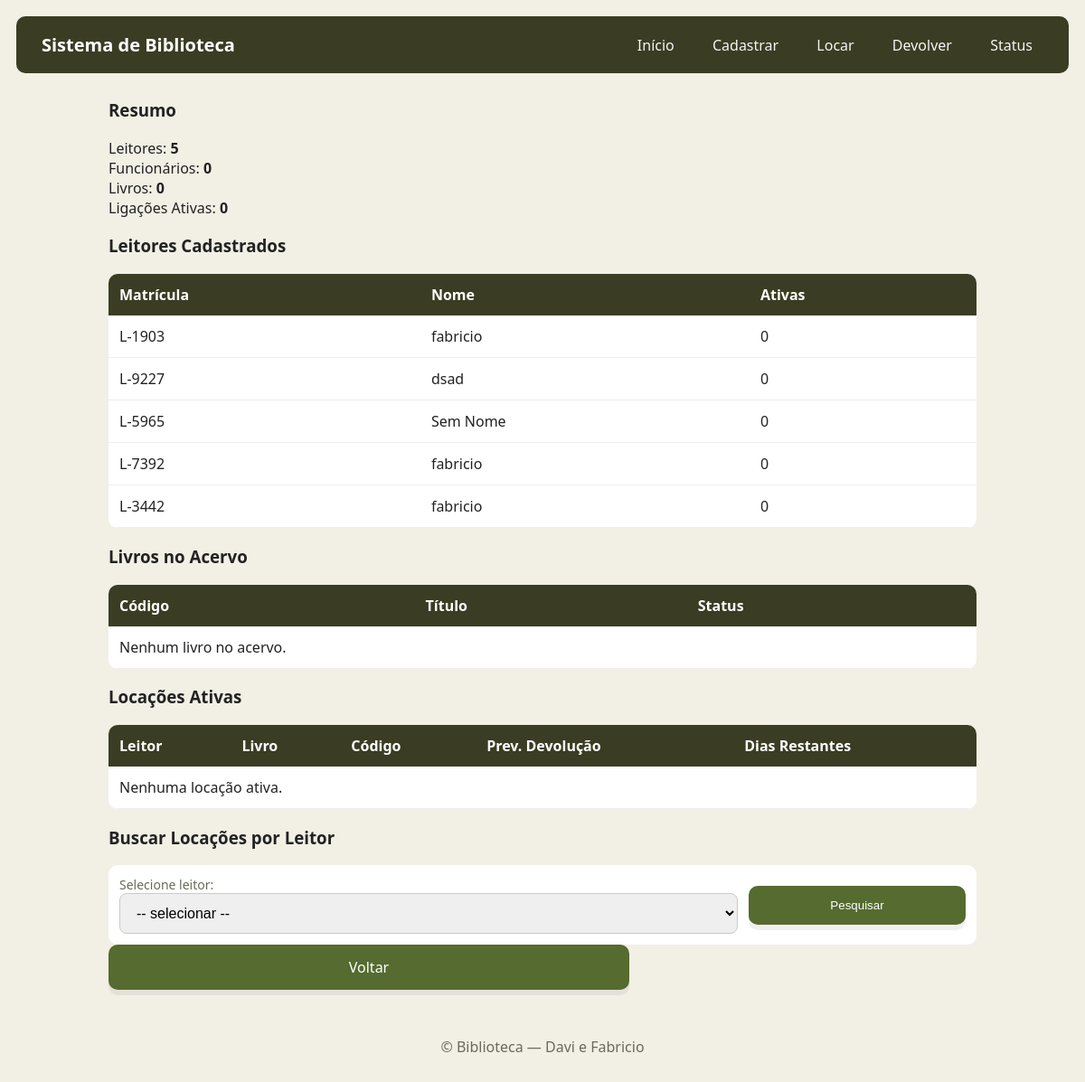
The page /status on the database as committed earlier.
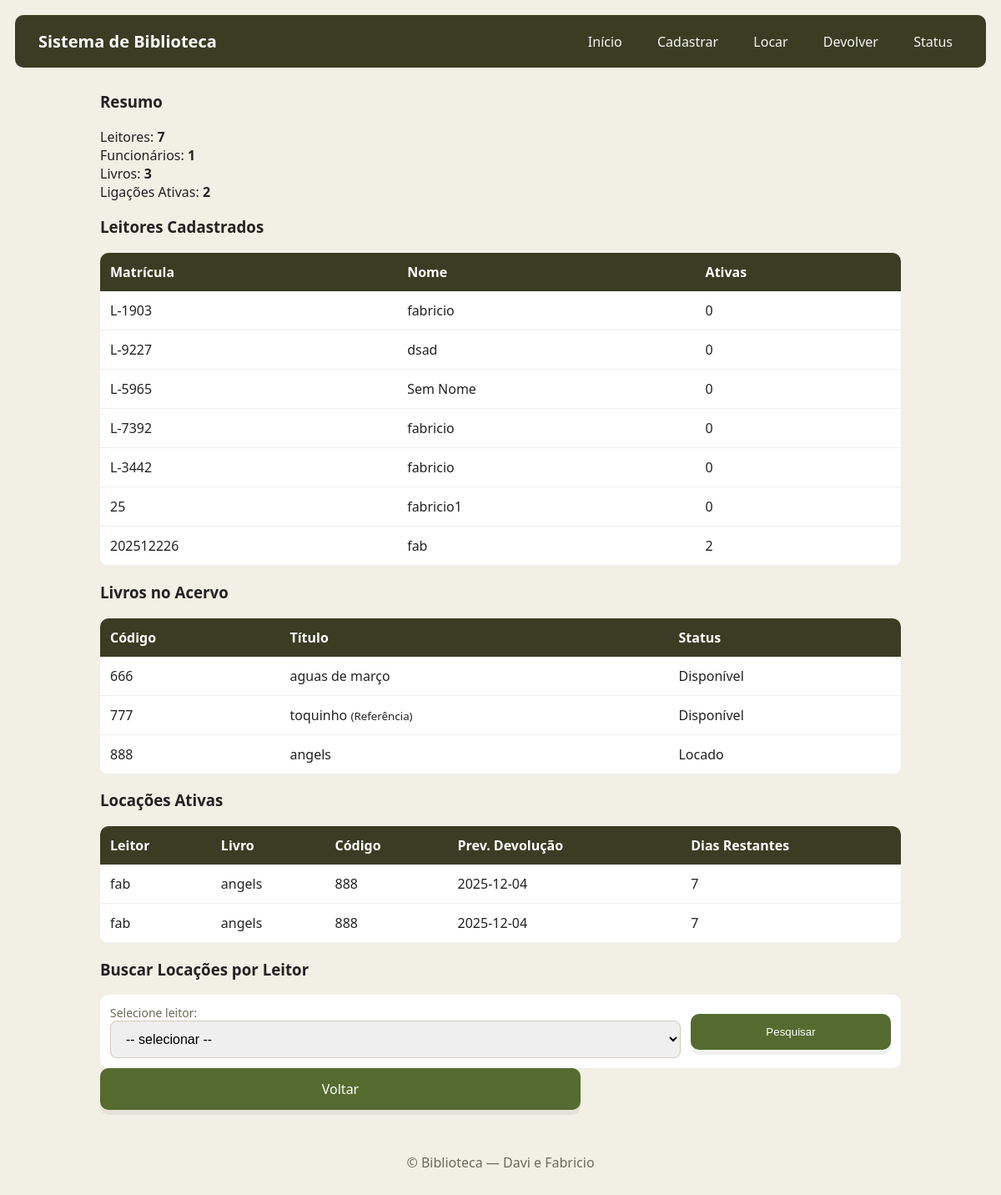
The same page on the database as committed later.
### sistema.py (models this page shows, shortened)
class Pessoa(db.Model):
    __tablename__ = 'pessoas'
    id = db.Column(db.String, primary_key=True, default=lambda: str(uuid.uuid4()))
    nome = db.Column(db.String(100), nullable=False)
    cpf = db.Column(db.String(14))
    tipo = db.Column(db.String(50))
    __mapper_args__ = {'polymorphic_identity': 'pessoa', 'polymorphic_on': tipo}

class Livro(db.Model):
    __tablename__ = 'livros'
    isbn = db.Column(db.String(20), primary_key=True, unique=True)
    titulo = db.Column(db.String(200), nullable=False)
    autor = db.Column(db.String(100))
    disponivel = db.Column(db.Boolean, default=True)
    multa_diaria = db.Column(db.Float, default=1.00)
    tipo = db.Column(db.String(50))
    __mapper_args__ = {'polymorphic_identity': 'livro_comum', 'polymorphic_on': tipo}

class LivroReferencia(Livro):
    __mapper_args__ = {'polymorphic_identity': 'livro_referencia'}

class Locacao(db.Model):
    __tablename__ = 'locacoes'
    id = db.Column(db.Integer, primary_key=True)
    data_locacao = db.Column(db.Date, default=date.today)
    data_devolucao_prevista = db.Column(db.Date)
    data_devolucao_real = db.Column(db.Date, nullable=True)
    leitor_id = db.Column(db.String, db.ForeignKey('pessoas.id'), nullable=False)
    livro_isbn = db.Column(db.String(20), db.ForeignKey('livros.isbn'), nullable=False)
    funcionario_id = db.Column(db.String, db.ForeignKey('pessoas.id'), nullable=False)
    leitor = db.relationship('Leitor', backref='locacoes_feitas', foreign_keys=[leitor_id])
    livro = db.relationship('Livro', backref='registros_locacao', foreign_keys=[livro_isbn])
    funcionario = db.relationship('Funcionario', backref='locacoes_registradas', foreign_keys=[funcionario_id])

### app.py (the view, shortened to what this page needs)
@app.route("/status")
def status():
    leitores = Leitor.query.all()
    livros = Livro.query.all()
    funcionarios = Funcionario.query.all()
    locs_ativas = Locacao.query.join(Livro).filter(Livro.disponivel == False).all()
    leitor_counts = {}
    locs_ativas_info = []
    for l in locs_ativas:
        lid = l.leitor_id
        leitor_counts[lid] = leitor_counts.get(lid, 0) + 1
        days_remaining = (l.data_devolucao_prevista - date.today()).days
        locs_ativas_info.append(type('X', (), {
            'leitor_name': l.leitor.nome if l.leitor else 'Desconhecido',
            'livro_title': l.livro.titulo if l.livro else 'Desconhecido',
            'livro_isbn': l.livro.isbn if l.livro else '',
            'devolucao': l.data_devolucao_prevista,
            'days_remaining': days_remaining
        }))
    selected_matricula = request.args.get('matricula')
    selected_leitor = None
    selected_locs_info = []
    return render_template('status.html', leitores=leitores, funcionarios=funcionarios, livros=livros,
                           locs_ativas_info=locs_ativas_info, leitor_counts=leitor_counts,
                           selected_matricula=selected_matricula, selected_leitor=selected_leitor,
                           selected_locs_info=selected_locs_info)

### templates/status.html (shortened to what this page needs)
{% extends 'base.html' %}
{% block content %}
        <section class="status-top">
            <h3>Resumo</h3>
            <div class="cards">
                <div class="card">Leitores: <strong>{{ leitores|length }}</strong></div>
                <div class="card">Funcionários: <strong>{{ funcionarios|length }}</strong></div>
                <div class="card">Livros: <strong>{{ livros|length }}</strong></div>
                <div class="card">Ligações Ativas: <strong>{{ locs_ativas_info|length }}</strong></div>
            </div>
        </section>
        <section>
            <h3>Leitores Cadastrados</h3>
            <table class="data-table">
                <thead><tr><th>Matrícula</th><th>Nome</th><th>Ativas</th></tr></thead>
                <tbody>
                    {% for l in leitores %}
                        <tr>
                            <td>{{ l.matricula }}</td>
                            <td>{{ l.nome }}</td>
                            <td>{{ leitor_counts.get(l.id, 0) }}</td>
                        </tr>
                    {% else %}
                        <tr><td colspan="3">Nenhum leitor cadastrado.</td></tr>
                    {% endfor %}
                </tbody>
            </table>
        </section>
        <section>
            <h3>Livros no Acervo</h3>
            <table class="data-table">
                <thead><tr><th>Código</th><th>Título</th><th>Status</th></tr></thead>
                <tbody>
                    {% for lv in livros %}
                        <tr>
                            <td>{{ lv.isbn }}</td>
                            <td>{{ lv.titulo }} {% if lv.tipo == 'livro_referencia' %}<small>(Referência)</small>{% endif %}</td>
                            <td>{{ 'Disponível' if lv.disponivel else 'Locado' }}</td>
                        </tr>
                    {% else %}
                        <tr><td colspan="3">Nenhum livro no acervo.</td></tr>
                    {% endfor %}
                </tbody>
            </table>
        </section>
        <section>
            <h3>Locações Ativas</h3>
            <table class="data-table">
                <thead><tr><th>Leitor</th><th>Livro</th><th>Código</th><th>Prev. Devolução</th><th>Dias Restantes</th></tr></thead>
                <tbody>
                    {% for info in locs_ativas_info %}
                        <tr>
                            <td>{{ info.leitor_name }}</td>
                            <td>{{ info.livro_title }}</td>
                            <td>{{ info.livro_isbn }}</td>
                            <td>{{ info.devolucao }}</td>
                            <td>{{ info.days_remaining }}</td>
                        </tr>
                    {% else %}
                        <tr><td colspan="5">Nenhuma locação ativa.</td></tr>
                    {% endfor %}
                </tbody>
            </table>
        </section>
        <section>
            <h3>Buscar Locações por Leitor</h3>
            <form method="get" action="/status" class="form-card" style="padding:12px;">
                <label style="flex:1">Selecione leitor:
                    <select name="matricula">
                        <option value="">-- selecionar --</option>
                    </select>
                </label>
                <div class="actions" style="width:auto">
                    <button class="btn" type="submit">Pesquisar</button>
                </div>
            </form>
        </section>
        <div class="actions">
                <a class="btn" href="/">Voltar</a>
        </div>
{% endblock %}

### templates/base.html (shortened to what this page needs)
<!DOCTYPE html>
<html lang="pt-br">
<head>
    <link rel="stylesheet" href="/static/style.css">
</head>
<body>
    <header class="site-header">
        <div class="brand">Sistema de Biblioteca</div>
        <nav class="main-nav">
            <a href="/">Início</a>
            <a href="/cadastrar">Cadastrar</a>
            <a href="/locar">Locar</a>
            <a href="/devolver">Devolver</a>
            <a href="/status">Status</a>
        </nav>
    </header>
    <main class="container">
        {% block content %}{% endblock %}
    </main>
    <footer class="site-footer">&copy; Biblioteca — Davi e Fabricio</footer>
</body>
</html>

### static/style.css (style rules this page uses)
* { box-sizing: border-box; }
:root { --bg: #f2efe5; --accent: #3a3d23; --accent-soft: #556b2f; --muted: #6b6b5a; --card: #ffffff; --radius: 10px; --max-width: 1000px; }
body { margin:0; font-family: 'Segoe UI', Roboto, Arial, sans-serif; background: var(--bg); color: #222; -webkit-font-smoothing:antialiased; }
.site-header { display:flex;align-items:center;justify-content:space-between;padding:18px 28px;background:var(--accent);color:#fff;border-radius:10px;margin:18px; }
.site-header .brand { font-weight:700;font-size:20px }
.main-nav a { color:#fff;text-decoration:none;margin-left:14px;padding:8px 12px;border-radius:6px;opacity:.95 }
.container { max-width:var(--max-width);margin:28px auto;padding:0 20px; }
.actions { display:flex;flex-direction:column;gap:14px;width:60%;min-width:240px }
.btn { display:inline-block;text-align:center;padding:14px 18px;border-radius:10px;text-decoration:none;color:#fff;background:var(--accent-soft);border:0;box-shadow:0 6px 0 rgba(0,0,0,0.06);transition:transform .12s ease,box-shadow .12s }
.site-footer { max-width:var(--max-width);margin:40px auto;padding:12px;text-align:center;color:var(--muted) }
.data-table { width:100%;border-collapse:collapse;margin:16px 0;background:var(--card);border-radius:var(--radius);overflow:hidden }
.data-table thead th { background:var(--accent);color:#fff;padding:12px;text-align:left }
.data-table td { padding:12px;border-bottom:1px solid #eee }
.form-card { background:var(--card);padding:18px;border-radius:10px;display:flex;flex-wrap:wrap;gap:12px;align-items:center }
.form-card input, .form-card select, .form-card textarea { padding:12px 14px;border-radius:8px;border:1px solid #d0c9bd;font-size:16px;min-height:44px }
.form-card label { display:flex;flex-direction:column;font-size:14px;color:var(--muted) }
.form-card ::placeholder { color:#9b9b8f;font-size:15px;opacity:1 }
.form-card > input, .form-card > select, .form-card > textarea, .form-card label { flex:1 1 220px }
.form-card .actions { width:100%;display:flex;gap:12px }
.form-card .actions .btn { flex:1 }
.actions .btn { width:100% }

Rows that differ between the two databases and show on the page:
added Pessoa: matricula "25", nome "fabricio1", get "0"
added Pessoa: matricula "202512226", nome "fab", get "2", leitor_name "fab" "fab"
added LivroReferencia: isbn "666", titulo "aguas de março", disponivel "Disponível"
added LivroReferencia: isbn "777", titulo "toquinho", tipo "(Referência)", disponivel "Disponível"
added LivroReferencia: isbn "888", titulo "angels", disponivel "Locado", livro_title "angels" "angels", livro_isbn "888" "888"
added Locacao: devolucao "2025-12-04"
added Locacao: devolucao "2025-12-04"
Other text that changed with them:
{{ leitores|length }}: "5" → "7"
{{ funcionarios|length }}: "0" → "1"
{{ livros|length }}: "0" → "3"
{{ locs_ativas_info|length }}: "0" → "2"
new list line: "7"
text no longer shown: "Nenhum livro no acervo. Nenhuma locação ativa."
